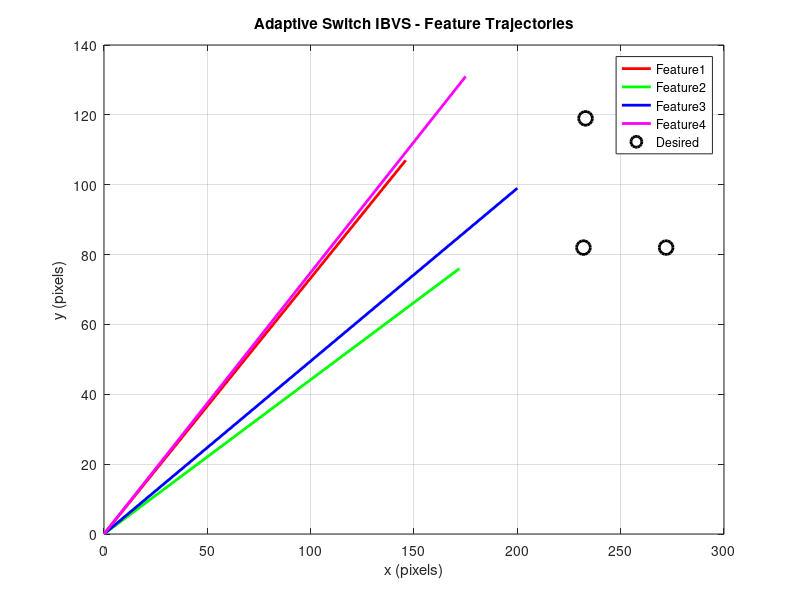
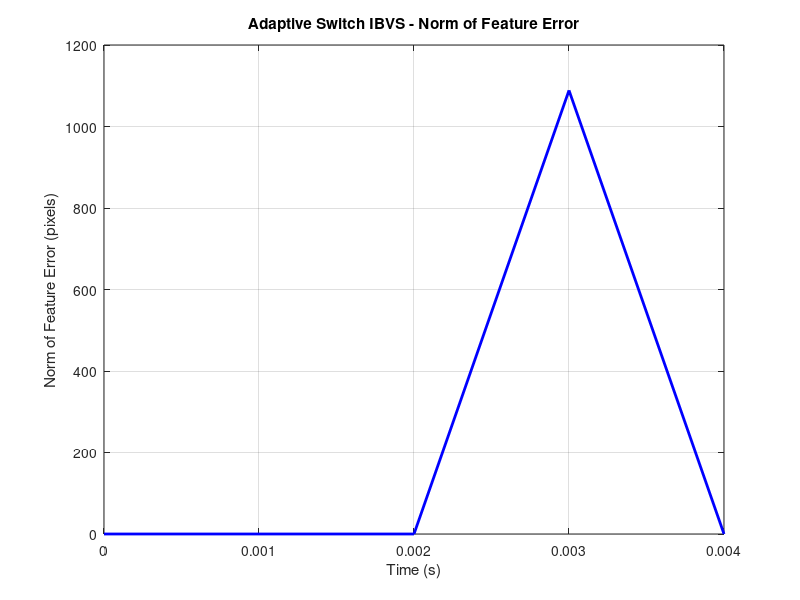
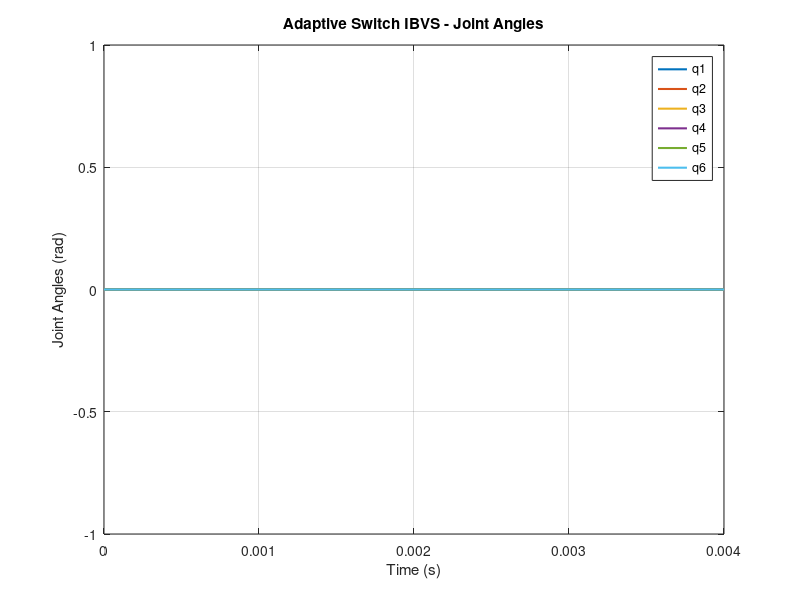

Source code (MATLAB) for these figures, in order:
function AdaptiveSwitchIBVS()
    % AdaptiveSwitchIBVS
    % Implementation of Adaptive Switch Image-Based Visual Servoing (IBVS)
    % for a simulated 6-DOF robot in MATLAB.
    %
    % This script includes:
    % - Simplified robot dynamics
    % - Image formation (pinhole camera model)
    % - Adaptive switch control law with camera parameter estimation
    % - Simulation loop
    % - Plotting of results

    clc; clear; close all;

    %% ================== Simulation Parameters ==================
    % Simulation time
    tStart = 0;          % Start time (seconds)
    tEnd   = 30;         % End time (seconds)
    dt     = 0.001;      % Time step (seconds)
    tArray = tStart:dt:tEnd;
    N      = length(tArray);

    % Gains for Adaptive Switch IBVS
    Kv1 = 3*eye(6);        % Damping gain stage 1
    Kv2 = 3*eye(6);        % Damping gain stage 2
    Kv3 = 3*eye(6);        % Damping gain stage 3
    Kp1 = 9e-5 * eye(8);   % Feature gain stage 1 (Corrected to 8x8)
    Kp2 = 9e-4 * eye(8);   % Feature gain stage 2 (Corrected to 8x8)
    Kp3 = 9e-3 * eye(8);   % Feature gain stage 3 (Corrected to 8x8)

    % Adaptive camera parameter estimation gain
    Ka = 0.1 * eye(10);    % Camera-adaptation gain for stage 1 & 2

    % Switch thresholds for angle alpha (in radians)
    alpha0 = deg2rad(10.3);   % Stage 1 to 2
    alpha1 = deg2rad(8.5);    % Stage 2 to 3

    % Robot Parameters (Simplified)
    robotParam.Mdiag = [3; 3; 2; 2; 1; 1];  % Inertia matrix diagonal elements
    robotParam.C     = zeros(6);             % Coriolis matrix (simplified as zero)
    robotParam.G     = zeros(6,1);           % Gravity vector (simplified as zero)

    % Camera Intrinsic Parameters (True Values)
    trueCam.f    = 0.004;       % Focal length (meters)
    trueCam.beta = 110000;      % Scale factor (pixel/m)
    trueCam.cu   = 120;         % Principal point x (pixels)
    trueCam.cv   = 187;         % Principal point y (pixels)
    trueCam.Z    = 0.5;         % Depth (meters)

    % Initial Estimated Camera Parameters
    estCam.f    = 0.002;       % Initial estimate of focal length
    estCam.beta = 100000;      % Initial estimate of scale factor
    estCam.cu   = 110;         % Initial estimate of principal point x
    estCam.cv   = 180;         % Initial estimate of principal point y
    estCam.Z    = trueCam.Z;   % Assume known depth

    % Initialize Camera Parameter Vector (theta)
    theta0 = computeThetaFromCamParams(estCam);

    % Desired and Initial Feature Points (Test 1 as example)
    % Feature points are in [x; y] format for each of the 4 features
    sD = [232  82;
           272  82;
           272 119;
           233 119]';
    sDvec = sD(:);    % 8x1 vector

    s0 = [146 107;
          172  76;
          200  99;
          175 131]';
    s0vec = s0(:);    % 8x1 vector

    % Initial Angle alpha (between desired and actual features)
    alpha_init = computeAngleBetweenFeatures(s0vec, sDvec);

    % Initial Robot State
    q0    = zeros(6,1);         % Initial joint positions
    qdot0 = zeros(6,1);         % Initial joint velocities

    % State Vector: [q; qdot; s; theta]
    x0 = [q0; qdot0; s0vec; theta0];

    % Pre-allocate for logging
    xAll = zeros(length(x0), N);
    xAll(:,1) = x0;

    % Norm of Feature Error (NFE)
    NFE = zeros(1, N);

    %% ================== Simulation Loop ==================
    for i = 1:N-1
        t = tArray(i);
        x = xAll(:,i);

        % Compute Control Input (Torque) and State Derivative
        [xdot, currentNFE] = adaptiveSwitchControl(t, x, sDvec, robotParam, trueCam, ...
                                                  alpha0, alpha1, Kp1, Kp2, Kp3, ...
                                                  Kv1, Kv2, Kv3, Ka);
        % Update State using Euler Integration
        xAll(:,i+1) = x + xdot * dt;

        % Log NFE
        NFE(i) = currentNFE;

        % Check Stopping Condition
        if NFE(i) < 0.005
            xAll(:,i+1:end) = xAll(:,i);
            NFE(i+1:end) = NFE(i);
            break;
        end
    end

    % Trim unused data
    xAll = xAll(:,1:i+1);
    tArray = tArray(1:i+1);
    N = length(tArray);
    NFE = NFE(1:i+1);

    %% ================== Plotting Results ==================
    % Extract States
    qData    = xAll(1:6, :);        % Joint positions
    qdotData = xAll(7:12, :);       % Joint velocities
    sData    = xAll(13:20, :);      % Feature points
    thetaData= xAll(21:end, :);     % Camera parameter estimates

    % Plot Feature Trajectories in Image Plane
    figure;
    hold on; grid on; box on;
    colors = ['r','g','b','m'];
    for f = 1:4
        plot(sData(2*f-1, :), sData(2*f, :), colors(f), 'LineWidth', 2);
    end
    plot(sD(1,:), sD(2,:), 'ko','MarkerSize',10,'LineWidth',2);
    xlabel('x (pixels)'); ylabel('y (pixels)');
    title('Adaptive Switch IBVS - Feature Trajectories');
    legend('Feature1','Feature2','Feature3','Feature4','Desired','Location','Best');

    % Plot Norm of Feature Error Over Time
    figure;
    plot(tArray, NFE, 'b', 'LineWidth', 2);
    xlabel('Time (s)'); ylabel('Norm of Feature Error (pixels)');
    title('Adaptive Switch IBVS - Norm of Feature Error');
    grid on; box on;

    % Plot Joint Angles Over Time
    figure;
    hold on; grid on; box on;
    for f = 1:6
        plot(tArray, qData(f,:), 'LineWidth', 1.5);
    end
    xlabel('Time (s)'); ylabel('Joint Angles (rad)');
    title('Adaptive Switch IBVS - Joint Angles');
    legend('q1','q2','q3','q4','q5','q6','Location','Best');

    %% ================== Helper Functions ==================

    function theta = computeThetaFromCamParams(cam)
        % Compute the theta vector from camera parameters (eq. 24)
        % theta = [1; 1/(f^2*beta^2); cu/(f^2*beta^2); cv/(f^2*beta^2);
        %          (cu*cv)/(f^2*beta^2); (cu^2)/(f^2*beta^2);
        %          1/(f*beta); cv/(f*beta); cu/(f*beta);
        %          (cv^2)/(f^2*beta^2)]
        f    = cam.f;
        b    = cam.beta;
        cu   = cam.cu;
        cv   = cam.cv;
        theta = [
            1;
            1/(f^2 * b^2);
            cu/(f^2 * b^2);
            cv/(f^2 * b^2);
            (cu*cv)/(f^2 * b^2);
            (cu^2)/(f^2 * b^2);
            1/(f*b);
            cv/(f*b);
            cu/(f*b);
            (cv^2)/(f^2 * b^2)
        ];
    end

    function alpha = computeAngleBetweenFeatures(sActual, sDesired)
        % Compute the average angle between actual and desired feature vectors
        % sActual and sDesired are 8x1 vectors [x1; y1; x2; y2; ... ; x4; y4]
        nF = 4; % Number of features
        sumAngle = 0;
        for i = 1:nF
            vA = [sActual(2*i-1); sActual(2*i)];
            vD = [sDesired(2*i-1); sDesired(2*i)];
            normA = norm(vA);
            normD = norm(vD);
            if normA < 1e-6 || normD < 1e-6
                angle_i = 0;
            else
                angle_i = acos( dot(vA, vD)/(normA*normD) );
            end
            sumAngle = sumAngle + angle_i;
        end
        alpha = sumAngle / nF;
    end

    function [xdot, NFE] = adaptiveSwitchControl(t, x, sDvec, robotParam, trueCam, ...
                                                alpha0, alpha1, Kp1, Kp2, Kp3, ...
                                                Kv1, Kv2, Kv3, Ka)
        % Adaptive Switch Control Law
        %
        % Inputs:
        %   t        - Current time
        %   x        - Current state vector [q; qdot; s; theta]
        %   sDvec    - Desired feature vector (8x1)
        %   robotParam - Struct containing robot dynamics parameters
        %   trueCam  - Struct containing true camera parameters
        %   alpha0, alpha1 - Threshold angles for switching
        %   Kp1, Kp2, Kp3 - Feature gains for stages 1, 2, 3
        %   Kv1, Kv2, Kv3 - Damping gains for stages 1, 2, 3
        %   Ka       - Adaptation gain matrix
        %
        % Outputs:
        %   xdot     - State derivative
        %   NFE      - Current norm of feature error

        % Unpack State
        q       = x(1:6);
        qdot    = x(7:12);
        s       = x(13:20);
        theta   = x(21:end);  % Camera parameter estimates

        % Compute Feature Error
        sErr = s - sDvec;

        % Compute Current Angle alpha
        alpha = computeAngleBetweenFeatures(s, sDvec);

        % Determine Control Stage
        if abs(alpha) >= alpha0
            stage = 1; % Rotation-only
        elseif abs(alpha) >= alpha1
            stage = 2; % Translation-only
        else
            stage = 3; % Full IBVS
        end

        % Compute Image Jacobian based on stage
        if stage == 1
            [Jimg, JR] = computeImgJacobianRotationOnly(q, s, theta, trueCam);
            Kp = Kp1;
            Kv = Kv1;
        elseif stage == 2
            [Jimg, JR] = computeImgJacobianTranslationOnly(q, s, theta, trueCam);
            Kp = Kp2;
            Kv = Kv2;
        else
            [Jimg, JR] = computeImgJacobianFull(q, s, theta, trueCam);
            Kp = Kp3;
            Kv = Kv3;
        end

        % Compute Control Velocity Vc using Pseudo-Inverse of Jimg
        % Vc = - pinv(Jimg) * (Kp * sErr);
        % Ensure dimensions: Jimg (8x6), pinv(Jimg) (6x8), Kp (8x8), sErr (8x1)
        % So Kp * sErr is (8x1), pinv(Jimg) * (8x1) = (6x1)
        Vc = - pinv(Jimg) * (Kp * sErr);  % Vc is 6x1

        % Compute Control Torque tau
        % Here, we simplify tau as Vc (Replace with actual dynamics-based torque if needed)
        tau = Vc;

        % Compute State Derivative (Simplified Dynamics)
        % qddot = M^-1 * (tau - C*qdot - G)
        M = diag(robotParam.Mdiag);
        C = robotParam.C;
        G = robotParam.G;
        qddot = M \ (tau - C * qdot - G);

        % Compute sdot = Jimg * qdot
        sdot = Jimg * qdot;

        % Update Camera Parameters if in Stage 1 or 2
        if stage == 1
            Y = computeRegressionMatrixRotation(q, s, theta, trueCam);
            theta_dot = Ka \ (Y' * (Kp * sErr));
        elseif stage == 2
            Y = computeRegressionMatrixTranslation(q, s, theta, trueCam);
            theta_dot = Ka \ (Y' * (Kp * sErr));
        else
            theta_dot = zeros(10,1); % No adaptation in Stage 3
        end

        % Compute Norm of Feature Error
        NFE = sum(sqrt(sErr(1:2:end).^2 + sErr(2:2:end).^2));

        % Assemble State Derivative
        xdot = [qdot;
                qddot;
                sdot;
                theta_dot];
    end

    function [Jimg, JR] = computeImgJacobianRotationOnly(q, s, theta, cam)
        % Compute the image Jacobian for rotation-only control (Stage 1)
        % Placeholder implementation: needs to be replaced with actual computation
        % based on eq. (17) from the paper.

        % For demonstration, assume JR (robot rotational Jacobian) is identity
        JR = eye(6);

        % Compute partial image Jacobian Jr(t)
        % Placeholder: Assign scaled identity to simulate rotation Jacobian
        Jimg = 0.01 * eye(8,6); % 8x6 Jacobian for 4 features (2 per feature)
    end

    function [Jimg, JR] = computeImgJacobianTranslationOnly(q, s, theta, cam)
        % Compute the image Jacobian for translation-only control (Stage 2)
        % Placeholder implementation: needs to be replaced with actual computation
        % based on eq. (18) from the paper.

        % For demonstration, assume JR (robot translational Jacobian) is identity
        JR = eye(6);

        % Compute partial image Jacobian Jt(t)
        % Placeholder: Assign scaled identity to simulate translation Jacobian
        Jimg = 0.02 * eye(8,6); % 8x6 Jacobian for 4 features (2 per feature)
    end

    function [Jimg, JR] = computeImgJacobianFull(q, s, theta, cam)
        % Compute the full image Jacobian for full IBVS control (Stage 3)
        % Placeholder implementation: needs to be replaced with actual computation
        % based on eq. (19) from the paper.

        % For demonstration, assume JR (robot Jacobian) is identity
        JR = eye(6);

        % Compute full image Jacobian Jimg(t)
        % Placeholder: Assign scaled identity to simulate full Jacobian
        Jimg = 0.03 * eye(8,6); % 8x6 Jacobian for 4 features (2 per feature)
    end

    function Y = computeRegressionMatrixRotation(q, s, theta, cam)
        % Compute the regression matrix Y1 for rotation-only control (Stage 1)
        % Based on eq. (21) and (23) from the paper.
        % Placeholder implementation: needs to be replaced with actual computation.

        Y = 0.01 * rand(8,10); % 8x10 regression matrix (Placeholder)
    end

    function Y = computeRegressionMatrixTranslation(q, s, theta, cam)
        % Compute the regression matrix Y2 for translation-only control (Stage 2)
        % Based on eq. (21) and (23) from the paper.
        % Placeholder implementation: needs to be replaced with actual computation.

        Y = 0.02 * rand(8,10); % 8x10 regression matrix (Placeholder)
    end

end
